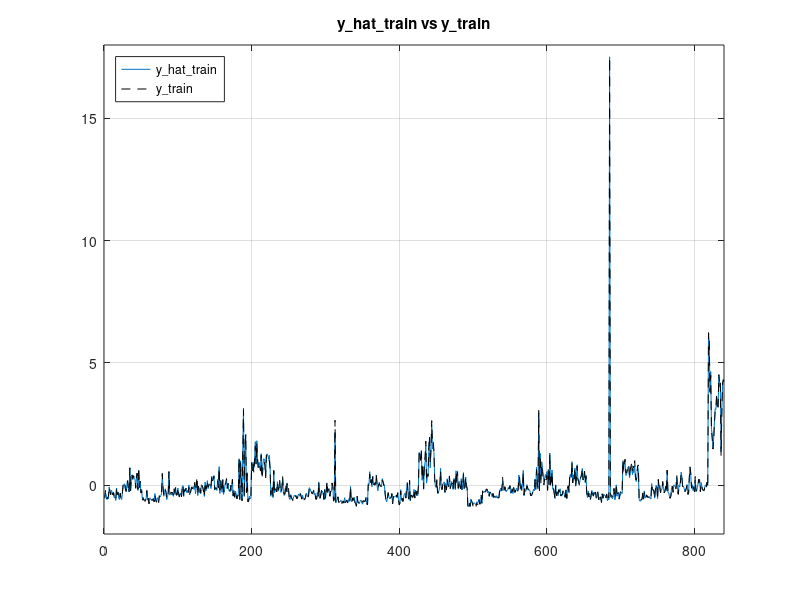
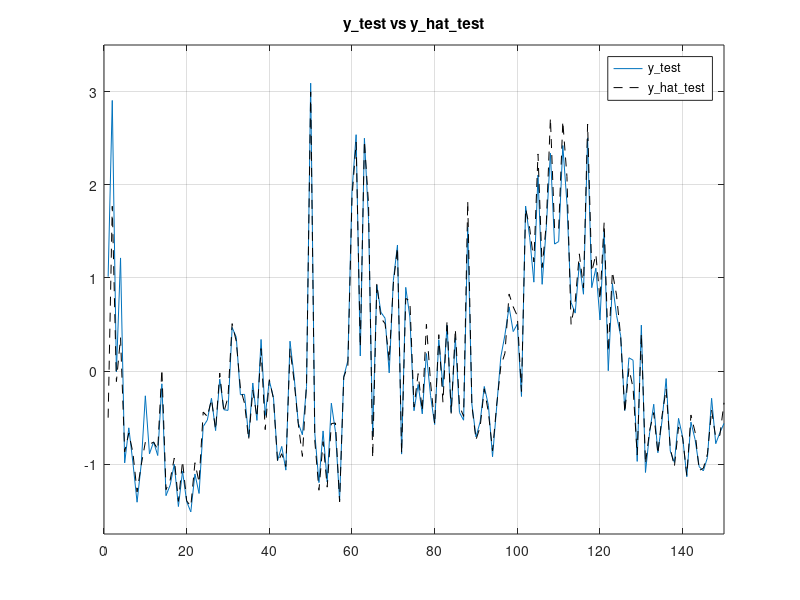
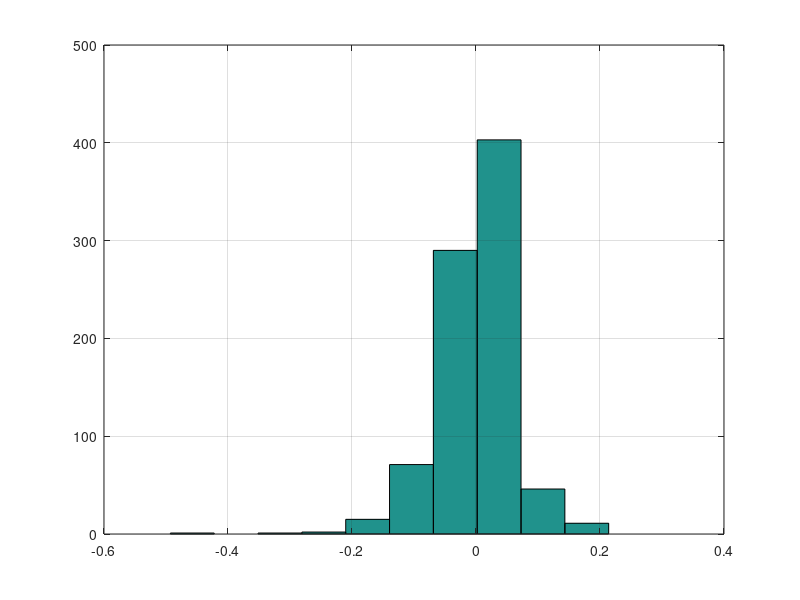
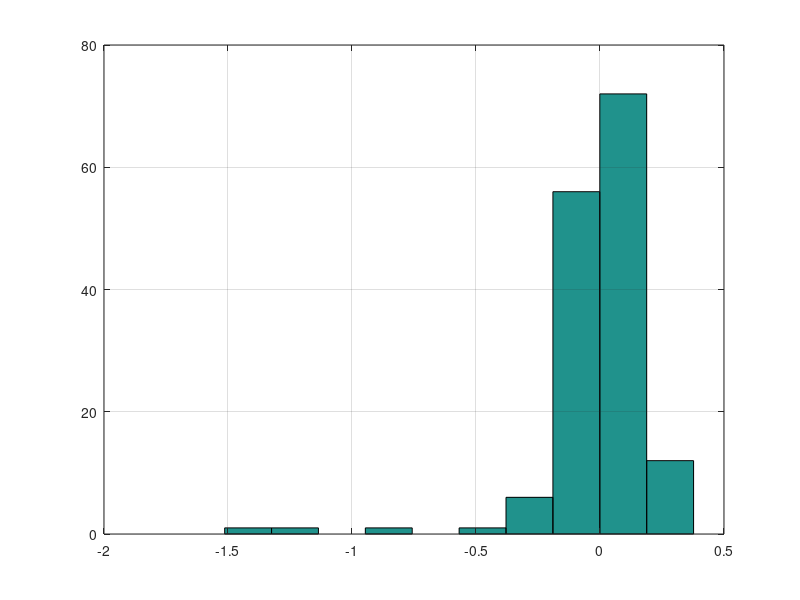

Source code (MATLAB) for these figures, in order:
close all
clear all
%Lab 1 - ICT HEALTH - Perform regression - MSE

load('data_train_norm.mat');
load('data_test_norm.mat');

F0 = 7;

y_train = data_train_norm(:,F0);
X_train = data_train_norm;
X_train(:,F0) = [];

y_test=data_test_norm(:,F0);
X_test=data_test_norm;
X_test(:,F0)=[];

% Estimate a_hat
a_hat = inv(transpose(X_train)*X_train)*transpose(X_train)*y_train;
y_hat_train = X_train * a_hat;
y_hat_test = X_test * a_hat;

figure
plot(y_hat_train)
hold on
plot(y_train, '--k')
axis([0 840 -2 18])
grid on
legend('y\_hat\_train','y\_train', 'Location', 'northwest')
title('y\_hat\_train vs y\_train')

figure
plot(y_test)
hold on
plot(y_hat_test, '--k')
axis([0 150 -1.75 3.5])
grid on
legend('y\_test', 'y\_hat\_test')
title('y\_test vs y\_hat\_test')

[N,X] = hist(y_hat_train - y_train, 10);
figure
hist(y_hat_train - y_train, 10)
grid on


[N2,X2] = hist(y_hat_test - y_test, 10);
figure
hist(y_hat_test - y_test, 10)
grid on

% errore = norm(y_hat_test - y_test);

% a_hat2 = inv(transpose(X_train(:,5:end))*X_train(:,5:end))*transpose(X_train(:,5:end))*y_train;
% y_hat_train2 = X_train(:,5:end) * a_hat2;
% y_hat_test2 = X_test(:,5:end) * a_hat2;
% 
% errore2 = norm(y_hat_test2 - y_test);
% 
% figure
% plot(y_hat_train2)
% hold on
% plot(y_train)
% 
% figure
% plot(y_hat_test2)
% hold on
% plot(y_test)
% 
% 
% figure
% hist(y_hat_train2 - y_train,200)
% 
% figure
% hist(y_hat_test2 - y_test,200)